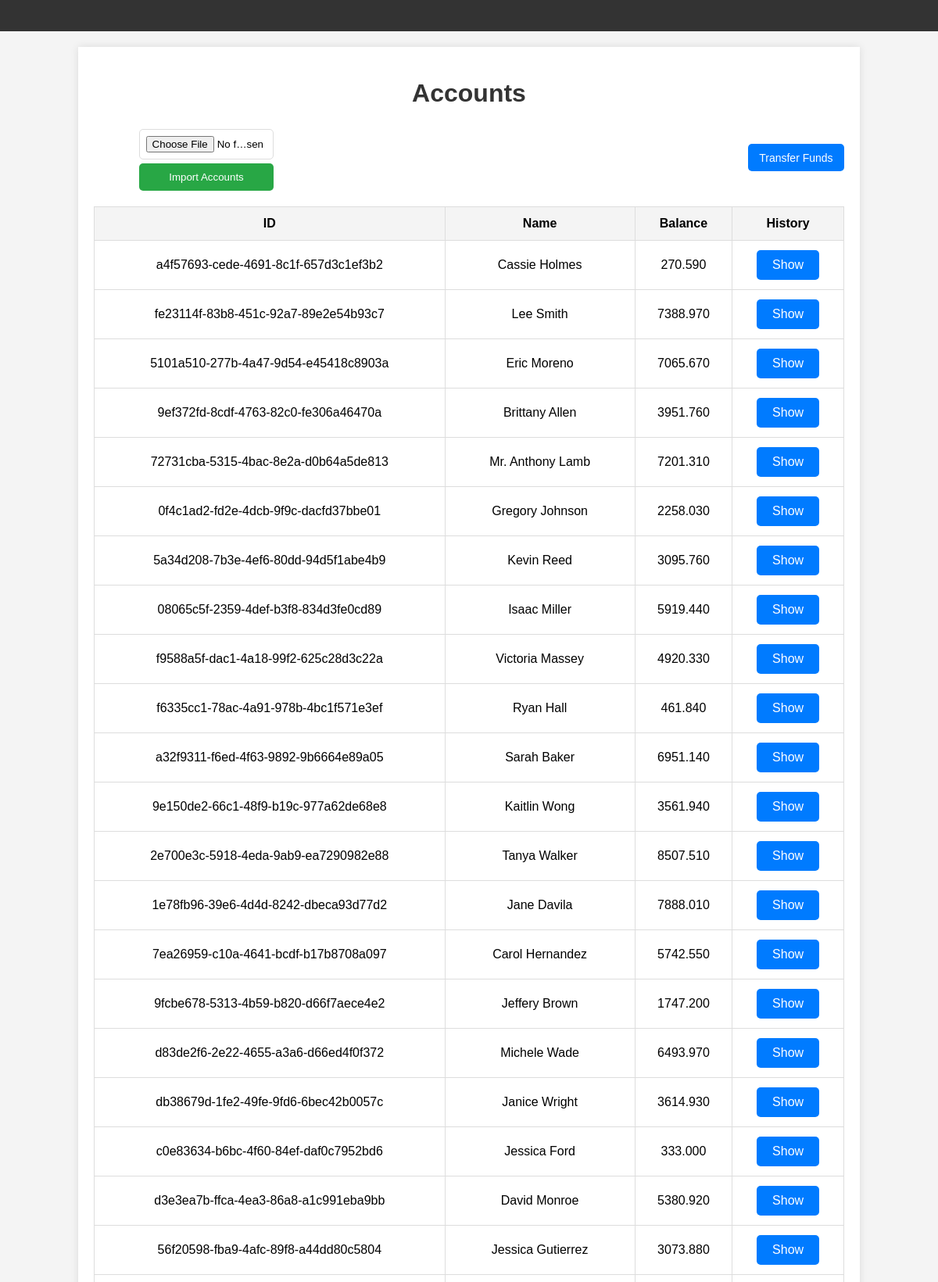
/?page=4 (upper part), run on the app's committed database.
### account_transfare_app/models.py (models this page shows, shortened)
class Accounts(models.Model):
    id = models.UUIDField(primary_key=True, editable=False)
    name = models.CharField(max_length=100)
    balance = models.DecimalField(max_digits=100, decimal_places=3)
    created_at = models.DateTimeField(auto_now_add=True, editable=False)
    updated_at = models.DateTimeField(auto_now=True)

### account_transfare_app/views.py (the view)
# urls.py: path('', views.list_accounts, name='list_accounts'),
def list_accounts(request):
    all_accounts = Accounts.objects.all()
    paginator = Paginator(all_accounts, 50)
    page_number = request.GET.get('page')
    accounts = paginator.get_page(page_number)
    return render(request, 'list_accounts.html', {'accounts': accounts})

### templates/list_accounts.html (shortened to what this page needs)
{% extends "base.html" %}
{% load static %}
{% block head %}
    <link rel="stylesheet" type="text/css" href="{% static 'css/styles.css' %}">
{% endblock %}
{% block content %}
<div class="container">
    <header>
        <h1>Accounts</h1>
    </header>
    <main>
        <div class="header-section">
            <div class="file-upload-section">
                 <form method="post" enctype="multipart/form-data" action="{% url 'import_accounts' %}">{% csrf_token %}
                    <input type="file" name="file" class="file-input" accept=".csv, .tsv, .xls, .xlsx, .json" required>
                     <button type="submit" class="redirect-button" style="background-color: #28a745">Import Accounts</button>
                 </form>
            </div>
            <a type="button" href="{% url 'transfer_funds' %}" class="btn btn-redirect">Transfer Funds</a>
        </div>
        <table>
            <thead>
                <tr>
                    <th>ID</th>
                    <th>Name</th>
                    <th>Balance</th>
                    <th>History</th>
                </tr>
            </thead>
            <tbody>
                {% for account in accounts %}
                    <tr>
                        <td>{{ account.id }}</td>
                        <td>{{ account.name }}</td>
                         <td>{{ account.balance }}</td>
                        <td><a href="{% url 'show_history' account.id %}" class="redirect-button">Show</a></td>
                    </tr>
                {% endfor %}
            </tbody>
        </table>
    </main>
</div>
{% endblock %}

### static/css/navbar.css (style rules this page uses)
body { font-family: Arial, sans-serif; margin: 0; padding: 0; }

### static/css/styles.css (style rules this page uses)
body { font-family: Arial, sans-serif; background-color: #f4f4f4; margin: 0; padding: 0; }
.container { width: 80%; margin: 20px auto; background: #fff; padding: 20px; box-shadow: 0 0 10px rgba(0, 0, 0, 0.1); }
header { text-align: center; margin-bottom: 20px; }
h1 { color: #333; }
table { width: 100%; border-collapse: collapse; margin-bottom: 20px; }
th, td { padding: 12px; border: 1px solid #ddd; text-align: center; }
th { background-color: #f4f4f4; }
form { display: flex; flex-direction: column; width: 60%; margin: 0 auto; }
form input, form select, form button { padding: 8px; margin-top: 5px; border: 1px solid #ddd; border-radius: 3px; }
form input, form select { box-sizing: border-box; width: 100%; }
.redirect-button { display: inline-block; padding: 10px 20px; background-color: #007bff; color: white; text-decoration: none; border: none; cursor: pointer; border-radius: 5px; }
.btn { padding: 10px 20px; border: none; border-radius: 5px; cursor: pointer; font-size: 14px; transition: background-color 0.3s, transform 0.3s; }
.btn-redirect { display: inline-block; background-color: #007bff; color: white; text-decoration: none; border: none; cursor: pointer; padding: 1% 1.5%; border-radius: 5px; }
.header-section { display: flex; justify-content: space-between; align-items: center; margin-bottom: 20px; }
.file-upload-section { display: flex; align-items: center; gap: 10px; width:30%; }
.file-input { padding: 8px; border: 1px solid #ddd; border-radius: 5px; }

### data on the page
Accounts: id "a4f57693-cede-4691-8c1f-657d3c1ef3b2", name "Cassie Holmes", balance "270.590"
Accounts: id "fe23114f-83b8-451c-92a7-89e2e54b93c7", name "Lee Smith", balance "7388.970"
Accounts: id "5101a510-277b-4a47-9d54-e45418c8903a", name "Eric Moreno", balance "7065.670"
Accounts: id "9ef372fd-8cdf-4763-82c0-fe306a46470a", name "Brittany Allen", balance "3951.760"
Accounts: id "72731cba-5315-4bac-8e2a-d0b64a5de813", name "Mr. Anthony Lamb", balance "7201.310"
Accounts: id "0f4c1ad2-fd2e-4dcb-9f9c-dacfd37bbe01", name "Gregory Johnson", balance "2258.030"
Accounts: id "5a34d208-7b3e-4ef6-80dd-94d5f1abe4b9", name "Kevin Reed", balance "3095.760"
Accounts: id "08065c5f-2359-4def-b3f8-834d3fe0cd89", name "Isaac Miller", balance "5919.440"
Accounts: id "f9588a5f-dac1-4a18-99f2-625c28d3c22a", name "Victoria Massey", balance "4920.330"
Accounts: id "f6335cc1-78ac-4a91-978b-4bc1f571e3ef", name "Ryan Hall", balance "461.840"
Accounts: id "a32f9311-f6ed-4f63-9892-9b6664e89a05", name "Sarah Baker", balance "6951.140"
Accounts: id "9e150de2-66c1-48f9-b19c-977a62de68e8", name "Kaitlin Wong", balance "3561.940"
Accounts: id "2e700e3c-5918-4eda-9ab9-ea7290982e88", name "Tanya Walker", balance "8507.510"
Accounts: id "1e78fb96-39e6-4d4d-8242-dbeca93d77d2", name "Jane Davila", balance "7888.010"
Accounts: id "7ea26959-c10a-4641-bcdf-b17b8708a097", name "Carol Hernandez", balance "5742.550"
Accounts: id "9fcbe678-5313-4b59-b820-d66f7aece4e2", name "Jeffery Brown", balance "1747.200"
Accounts: id "d83de2f6-2e22-4655-a3a6-d66ed4f0f372", name "Michele Wade", balance "6493.970"
Accounts: id "db38679d-1fe2-49fe-9fd6-6bec42b0057c", name "Janice Wright", balance "3614.930"
Accounts: id "c0e83634-b6bc-4f60-84ef-daf0c7952bd6", name "Jessica Ford", balance "333.000"
Accounts: id "d3e3ea7b-ffca-4ea3-86a8-a1c991eba9bb", name "David Monroe", balance "5380.920"
Accounts: id "56f20598-fba9-4afc-89f8-a44dd80c5804", name "Jessica Gutierrez", balance "3073.880"
